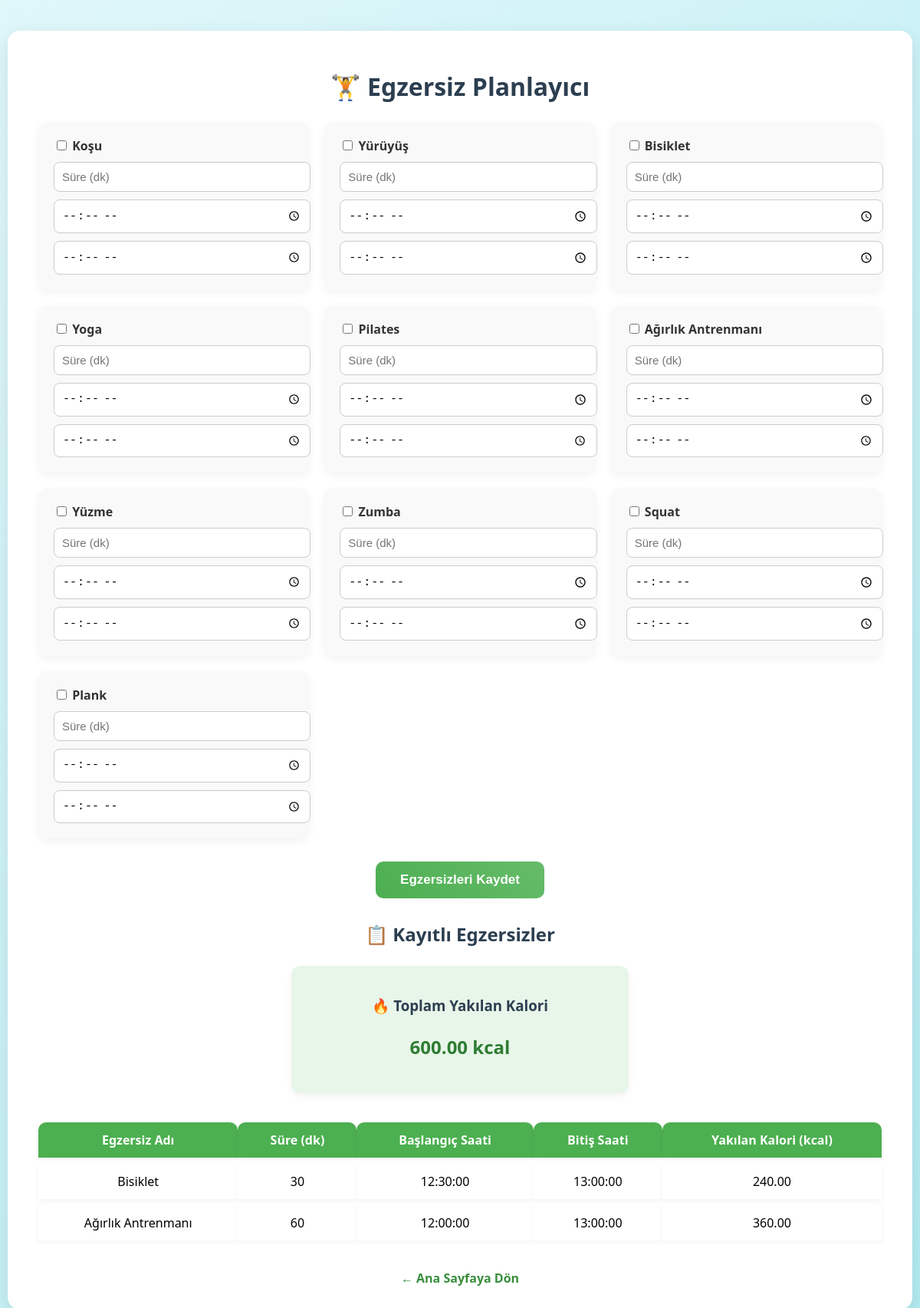
Screenshot of /pages/egzersizplanlayici.php (signed in) with the database file from the repository.
### tables this page shows
CREATE TABLE `egzersizler` (
  `id` int(11) NOT NULL,
  `user_id` int(11) NOT NULL,
  `egzersiz_adi` varchar(100) NOT NULL,
  `suresi` int(11) NOT NULL,
  `baslangic_saati` time DEFAULT NULL,
  `bitis_saati` time DEFAULT NULL,
  `created_at` timestamp NOT NULL DEFAULT current_timestamp()
);

### pages/egzersizplanlayici.php (the view, shortened to what this page needs)
<?php
include __DIR__ . '/../includes/connection.php';
$userId = $_SESSION['user_id'] ?? 1;
$egzersizListesi = [
    "Koşu", "Yürüyüş", "Bisiklet", "Yoga", "Pilates",
    "Ağırlık Antrenmanı", "Yüzme", "Zumba", "Squat", "Plank"
];
$kaloriOranlari = [
    "Koşu" => 10, "Yürüyüş" => 4, "Bisiklet" => 8, "Yoga" => 3,
    "Pilates" => 4, "Ağırlık Antrenmanı" => 6, "Yüzme" => 9,
    "Zumba" => 7, "Squat" => 5, "Plank" => 4
];
$stmt = $connection->prepare("SELECT * FROM egzersizler WHERE user_id = :user_id ORDER BY id DESC");
$stmt->execute([':user_id' => $userId]);
$egzersizler = $stmt->fetchAll(PDO::FETCH_ASSOC);
$toplamKalori = 0;
foreach ($egzersizler as $egz) {
    $sure = (float)$egz['suresi'];
    $adi = $egz['egzersiz_adi'];
    if (isset($kaloriOranlari[$adi])) {
        $toplamKalori += $sure * $kaloriOranlari[$adi];
    }
}
?>
<!DOCTYPE html>
<html lang="tr">
<head>
    <link rel="stylesheet" href="../assets/css/egzersizplanlayici.css?v=<?= time(); ?>">
</head>
<body>
    <div class="container">
        <h1>🏋️ Egzersiz Planlayıcı</h1>
        <form method="post">
            <div class="egzersiz-listesi">
                <?php foreach ($egzersizListesi as $egzersiz): ?>
                <div class="egzersiz-item">
                    <label>
                        <input type="checkbox" name="secili[<?= $egzersiz ?>]">
                        <?= htmlspecialchars($egzersiz) ?>
                    </label>
                    <input type="number" name="egzersiz[<?= $egzersiz ?>][sure]" placeholder="Süre (dk)" min="0">
                    <input type="time" name="egzersiz[<?= $egzersiz ?>][baslangic]">
                    <input type="time" name="egzersiz[<?= $egzersiz ?>][bitis]">
                </div>
                <?php endforeach; ?>
            </div>
            <button type="submit">Egzersizleri Kaydet</button>
        </form>
        <h2>📋 Kayıtlı Egzersizler</h2>
        <div class="kalori_yakılan">
            <h3>🔥 Toplam Yakılan Kalori</h3>
            <p class="kalori_yakılan-text"><?= number_format($toplamKalori, 2) ?> kcal</p>
        </div>
        <?php if (count($egzersizler) > 0): ?>
        <table>
            <thead>
                <tr>
                    <th>Egzersiz Adı</th>
                    <th>Süre (dk)</th>
                    <th>Başlangıç Saati</th>
                    <th>Bitiş Saati</th>
                    <th>Yakılan Kalori (kcal)</th>
                </tr>
            </thead>
            <tbody>
                <?php foreach ($egzersizler as $row): ?>
                <tr>
                    <td><?= htmlspecialchars($row['egzersiz_adi']) ?></td>
                    <td><?= htmlspecialchars($row['suresi']) ?></td>
                    <td><?= $row['baslangic_saati'] ?? '-' ?></td>
                    <td><?= $row['bitis_saati'] ?? '-' ?></td>
                    <td><?= number_format($row['suresi'] * $kaloriOranlari[$row['egzersiz_adi']], 2) ?></td>
                </tr>
                <?php endforeach; ?>
            </tbody>
        </table>
        <?php else: ?>
        <p class="text">Henüz kayıtlı egzersiz yok.</p>
        <?php endif; ?>
        <a href="../index.php">← Ana Sayfaya Dön</a>
    </div>
</body>
</html>

### assets/css/egzersizplanlayici.css (style rules this page uses)
body { font-family: 'Segoe UI', sans-serif; background: linear-gradient(135deg, #e0f7fa 0%, #b2ebf2 100%); margin: 0; padding: 40px 0; }
.container { max-width: 1100px; margin: auto; background-color: #ffffff; padding: 30px 40px; border-radius: 16px; box-shadow: 0 8px 24px rgba(0,0,0,0.1); }
h1, h2, h3 { text-align: center; color: #2c3e50; margin-bottom: 25px; }
form { margin-top: 20px; }
.egzersiz-listesi { display: grid; grid-template-columns: repeat(auto-fit, minmax(280px, 1fr)); gap: 20px; }
.egzersiz-item { background: #f9f9f9; border-radius: 12px; padding: 20px; box-shadow: 0 4px 12px rgba(0,0,0,0.05); transition: transform 0.2s ease; }
.egzersiz-item label { font-weight: 600; color: #333; }
.egzersiz-item input[type="number"], .egzersiz-item input[type="time"] { width: 100%; margin-top: 10px; padding: 10px; border-radius: 8px; border: 1px solid #ccc; font-size: 15px; background-color: #fff; }
button { display: block; margin: 30px auto; background: linear-gradient(45deg, #4CAF50, #66bb6a); color: white; padding: 14px 32px; border: none; border-radius: 10px; font-size: 17px; font-weight: bold; cursor: pointer; transition: background 0.3s ease; }
table { width: 100%; margin-top: 30px; border-collapse: separate; border-spacing: 0 8px; }
table th, table td { padding: 12px 16px; text-align: center; background-color: #fff; box-shadow: 0 2px 6px rgba(0,0,0,0.05); }
table th { background-color: #4CAF50; color: white; border-radius: 10px 10px 0 0; }
a { display: block; text-align: center; margin-top: 30px; color: #388e3c; font-weight: 600; text-decoration: none; font-size: 16px; }
.kalori_yakılan { background: #e8f5e9; border-radius: 12px; padding: 20px; margin: 20px auto; max-width: 400px; box-shadow: 0 4px 10px rgba(0,0,0,0.05); text-align: center; }
.kalori_yakılan-text { font-size: 24px; font-weight: bold; color: #2e7d32; }

### rows the page displays
egzersizler: egzersiz_adi "Bisiklet", suresi "30", baslangic_saati "12:30:00", bitis_saati "13:00:00", $row['suresi'] * $kaloriOranlari[$row['egzersiz_adi']] "240.00"
egzersizler: egzersiz_adi "Ağırlık Antrenmanı", suresi "60", baslangic_saati "12:00:00", bitis_saati "13:00:00", $row['suresi'] * $kaloriOranlari[$row['egzersiz_adi']] "360.00"

### other values shown
$egzersiz "Koşu"
$egzersiz "Yürüyüş"
$egzersiz "Bisiklet"
$egzersiz "Yoga"
$egzersiz "Pilates"
$egzersiz "Ağırlık Antrenmanı"
$egzersiz "Yüzme"
$egzersiz "Zumba"
$egzersiz "Squat"
$egzersiz "Plank"
$toplamKalori "600.00"
